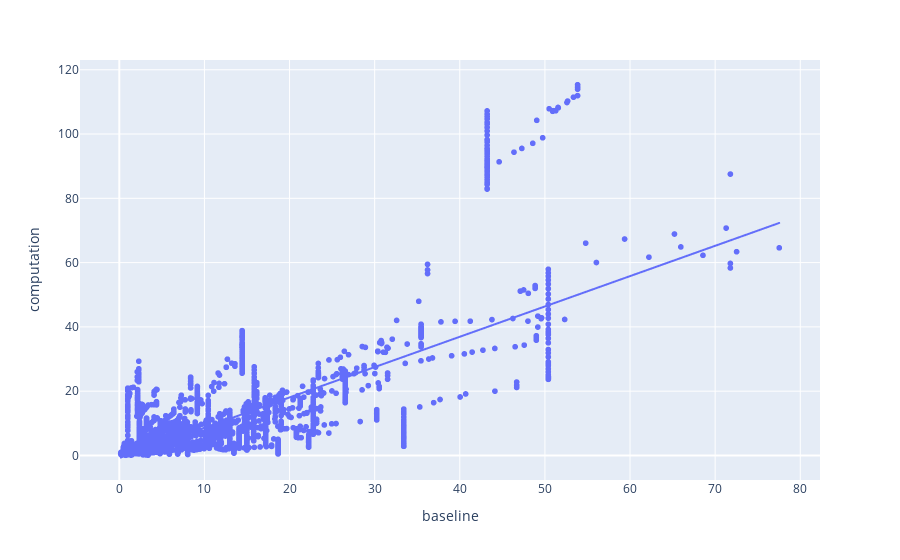

The notebook cell saved with this chart:
### Code cell
X, y = get_X_y_from_data(EW_models['EW1_model'], data_dict)
plot_diagnostic(EW_models['EW1_model'], X, y, 'EW1', hover_data=['ISO'])

### Figure 1 — Plotly figure (JSON) as saved in the notebook; plotly's stock layout.template omitted (floating-point values rounded to 4 significant figures; data arrays with more than 128 entries replaced by an {"elided": "..."} marker saying what was removed)
{"data": [{"customdata": {"elided": "4800x1 str values"}, "hovertemplate": "baseline=%{x}<br>computation=%{y}<br>ISO=%{customdata[0]}<extra></extra>", "legendgroup": "", "marker": {"color": "#636efa", "symbol": "circle"}, "mode": "markers", "name": "", "showlegend": false, "type": "scattergl", "x": {"elided": "4800 float values"}, "xaxis": "x", "y": {"elided": "4800 float values"}, "yaxis": "y"}, {"hovertemplate": "<b>OLS trendline</b><br>computation = 0.943395 * baseline + -0.807924<br>R<sup>2</sup>=0.559211<br><br>baseline=%{x}<br>computation=%{y} <b>(trend)</b><extra></extra>", "legendgroup": "", "marker": {"color": "#636efa", "symbol": "circle"}, "mode": "lines", "name": "", "showlegend": false, "type": "scattergl", "x": {"elided": "4800 float values"}, "xaxis": "x", "y": {"elided": "4800 float values"}, "yaxis": "y"}], "layout": {"legend": {"tracegroupgap": 0}, "margin": {"t": 60}, "xaxis": {"anchor": "y", "domain": [0, 1], "title": {"text": "baseline"}}, "yaxis": {"anchor": "x", "domain": [0, 1], "title": {"text": "computation"}}}}
